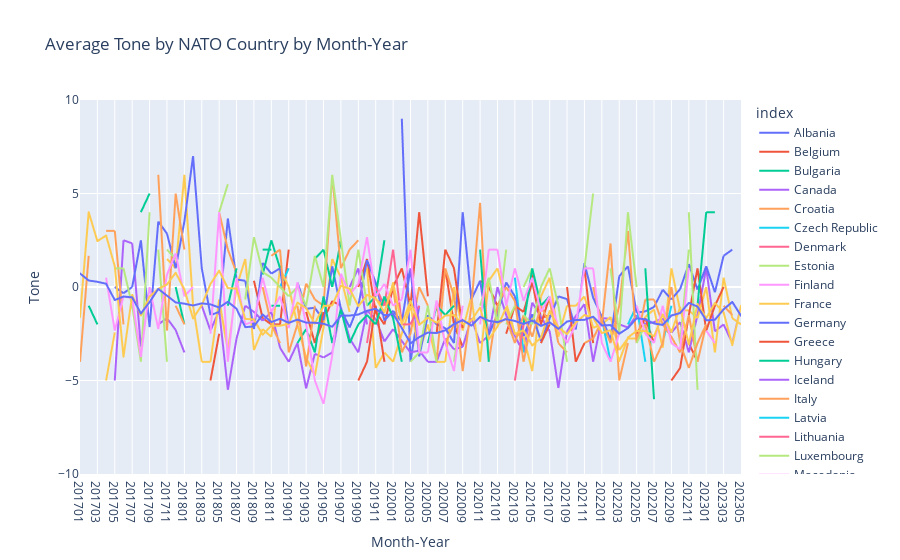

Write notebook code for a chart like this one.
### Markdown cell above
#### Visualise

### Code cell
# melt the dataframe to long format
melted_df = pd.melt(nato_month_df.reset_index(), id_vars=['index', 'ISO3', 'Region', 'Sub-region'], var_name='Month-Year', value_name='Tone')
melted_df = melted_df.set_index('index')

# create the line chart
fig = px.line(melted_df, x='Month-Year', y='Tone', color=melted_df.index, title='Average Tone by NATO Country by Month-Year')
fig.show()
